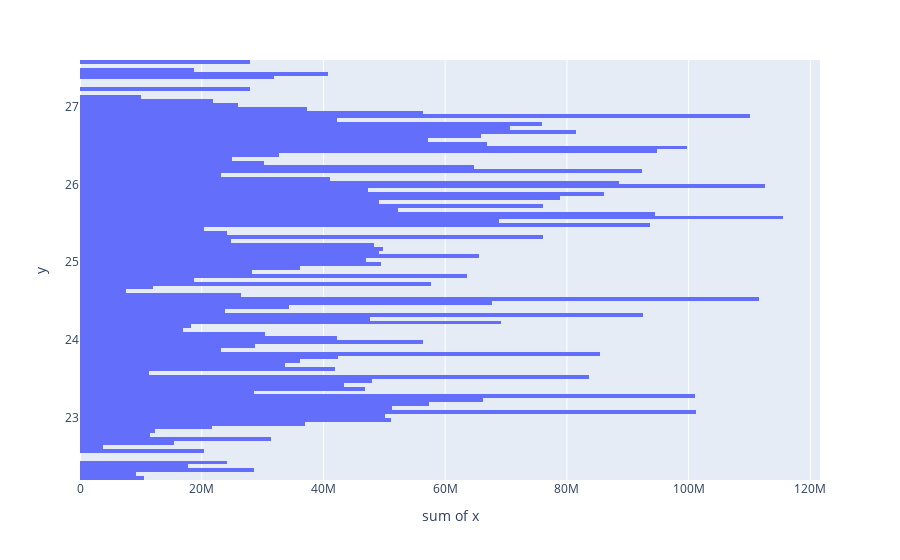

The cell this chart's notebook holds for it:
### Code cell
px.histogram(x=volume_barras, y=preco_central_barra, nbins=len(preco_central_barra),  orientation='h').show()
